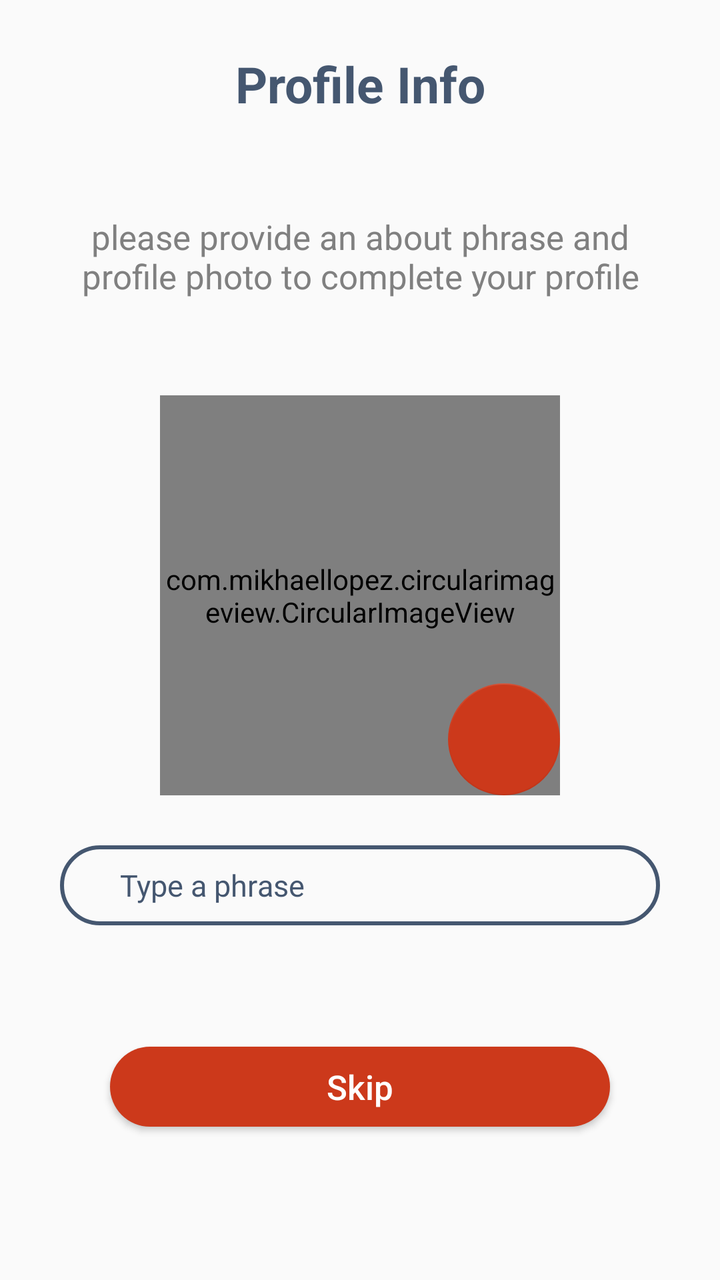
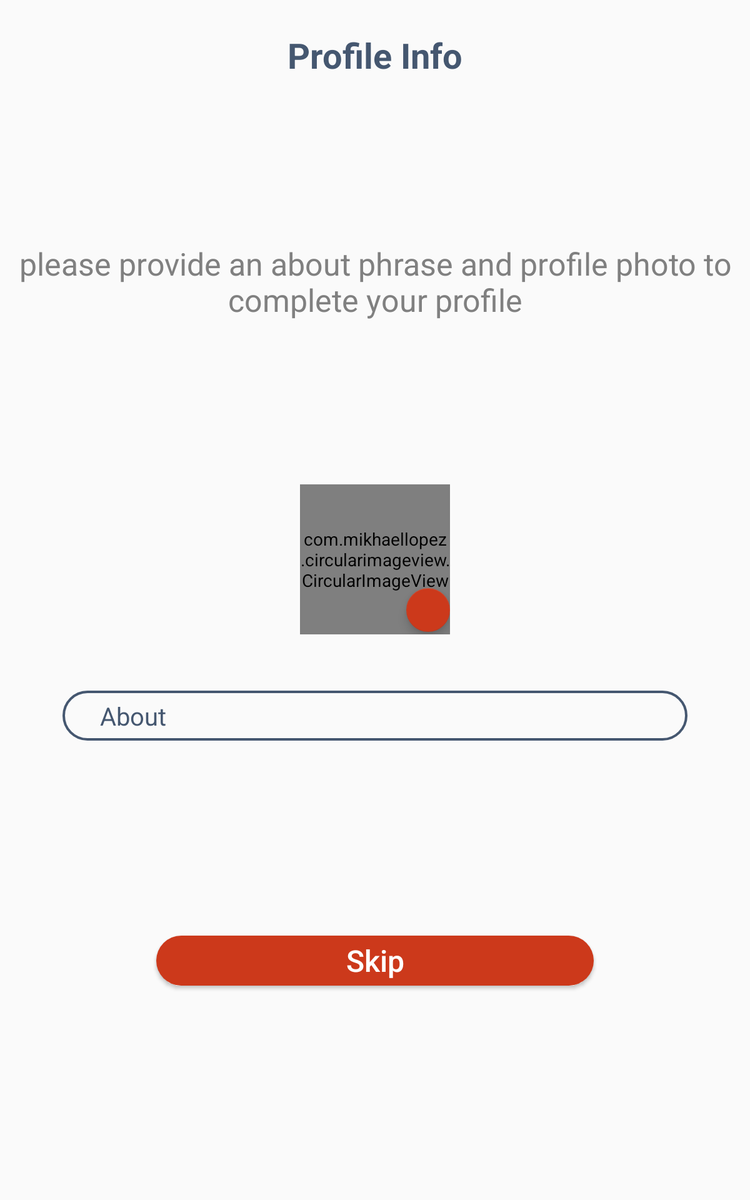

An Android layout and its configuration variant, each rendered on a device that would load it. The default file and the variant file are quoted in full after the pictures.
<!-- AndroidManifest.xml: application theme AppTheme -->
<!-- res/layout/fragment_user_info.xml -->
<?xml version="1.0" encoding="utf-8"?>
<ScrollView xmlns:android="http://schemas.android.com/apk/res/android"
    xmlns:app="http://schemas.android.com/apk/res-auto"
    xmlns:tools="http://schemas.android.com/tools"
    android:layout_width="match_parent"
    android:layout_height="match_parent"
    android:fillViewport="true"
>
<androidx.constraintlayout.widget.ConstraintLayout
    android:layout_width="match_parent"
    android:layout_height="match_parent">

    <TextView
        android:id="@+id/textView4"
        android:layout_width="wrap_content"
        android:layout_height="wrap_content"
        android:layout_gravity="center_horizontal"
        android:layout_marginTop="25dp"
        android:text="Profile Info"
        android:textColor="@color/colorPrimary"
        android:textSize="25sp"
        android:textStyle="bold"
        app:layout_constraintEnd_toEndOf="parent"
        app:layout_constraintStart_toStartOf="parent"
        app:layout_constraintTop_toTopOf="parent" />

    <TextView
        android:id="@+id/textView"
        android:layout_width="match_parent"
        android:layout_height="wrap_content"
        android:layout_marginTop="25dp"
        android:layout_marginBottom="5dp"
        android:paddingRight="20dp"
        android:paddingLeft="20dp"
        android:gravity="center_horizontal"
        android:text="please provide an about phrase and profile photo to complete your profile"
        android:textColor="@android:color/tab_indicator_text"
        android:textSize="17sp"
        app:layout_constraintBottom_toTopOf="@+id/linearLayout2"
        app:layout_constraintEnd_toEndOf="parent"
        app:layout_constraintStart_toStartOf="parent"
        app:layout_constraintTop_toBottomOf="@+id/textView4" />


    <LinearLayout
        android:id="@+id/linearLayout2"
        android:layout_width="match_parent"
        android:layout_height="wrap_content"
        android:orientation="vertical"
        app:layout_constraintBottom_toBottomOf="parent"
        app:layout_constraintEnd_toEndOf="parent"
        app:layout_constraintStart_toStartOf="parent"
        app:layout_constraintTop_toTopOf="parent">

        <RelativeLayout
            android:id="@+id/relativeLayout2"
            android:layout_width="wrap_content"
            android:layout_height="wrap_content"
            android:layout_marginTop="20dp"
            android:layout_gravity="center_horizontal">
            <com.mikhaellopez.circularimageview.CircularImageView
                android:id="@+id/profile_image"
                android:scaleType="centerCrop"
                android:layout_width="200dp"
                android:layout_height="200dp"
                app:srcCompat="@drawable/ic_user_placeholder"/>
            <com.google.android.material.floatingactionbutton.FloatingActionButton
                android:id="@+id/profileImg_fab"
                android:layout_width="wrap_content"
                android:layout_height="wrap_content"
                app:elevation="0dp"
                android:scaleType="centerInside"
                android:tint="@android:color/white"
                android:background="@android:color/transparent"
                app:srcCompat="@drawable/ic_baseline_photo_camera_24"
                android:layout_alignBottom="@+id/profile_image"
                android:layout_alignRight="@id/profile_image"
                />
        </RelativeLayout>

        <EditText
            android:id="@+id/about"
            android:layout_width="300dp"
            android:layout_height="40dp"
            android:layout_gravity="center_horizontal"
            android:layout_marginTop="25dp"
            android:background="@drawable/btn1"
            android:hint="Type a phrase"
            android:inputType="textEmailAddress"
            android:paddingLeft="30dp"
            android:textColor="@color/colorPrimary"
            android:textColorHint="@color/colorPrimary"
            android:textSize="15sp"
            app:layout_constraintEnd_toEndOf="parent"
            app:layout_constraintStart_toStartOf="parent"
            app:layout_constraintTop_toBottomOf="@+id/relativeLayout2" />
    </LinearLayout>

    <Button
        android:id="@+id/next"
        android:layout_width="250dp"
        android:layout_height="40dp"
        android:layout_alignParentBottom="true"
        android:layout_centerInParent="true"
        android:layout_marginBottom="16dp"
        android:background="@drawable/btn"
        android:text="Skip"
        android:textAllCaps="false"
        android:textColor="@android:color/white"
        android:textSize="17sp"
        app:layout_constraintBottom_toBottomOf="parent"
        app:layout_constraintEnd_toEndOf="parent"
        app:layout_constraintStart_toStartOf="parent"
        app:layout_constraintTop_toBottomOf="@+id/linearLayout2" />
</androidx.constraintlayout.widget.ConstraintLayout>
</ScrollView>
<!-- resources referenced by this layout -->
<resources>
  <color name="colorPrimary">#455770</color>
  <!-- drawable btn (drawable) -->
  <?xml version="1.0" encoding="utf-8"?>
  <shape xmlns:android="http://schemas.android.com/apk/res/android">
    <solid android:color="@color/colorAccent"/>
      <corners android:radius="100dp"/>
  </shape>
  <!-- drawable btn1 (drawable) -->
  <?xml version="1.0" encoding="utf-8"?>
  <shape xmlns:android="http://schemas.android.com/apk/res/android">
    <corners android:radius="100dp"></corners>
      <stroke android:color="@color/colorPrimary" android:width="2dp"></stroke>
  </shape>
  <!-- from res/values-v26/ -->
  <style name="AppTheme" parent="Theme.AppCompat.Light.NoActionBar">
          
          <item name="colorPrimary">@color/colorPrimary</item>
          <item name="colorPrimaryDark">@color/colorPrimaryDark</item>
          <item name="colorAccent">@color/colorAccent</item>
          <item name="android:autofilledHighlight">@android:color/transparent</item>
      </style>
  <color name="colorAccent">#CC391B</color>
  <color name="colorPrimaryDark">#39414B</color>
</resources>
<!-- res/layout-sw600dp/fragment_user_info.xml (the author's variant of the layout above) -->
<!-- drawn on a 7-inch tablet held upright -->
<?xml version="1.0" encoding="utf-8"?>
<ScrollView xmlns:android="http://schemas.android.com/apk/res/android"
    xmlns:app="http://schemas.android.com/apk/res-auto"
    xmlns:tools="http://schemas.android.com/tools"
    android:layout_width="match_parent"
    android:layout_height="match_parent"
    android:fillViewport="true">
    <androidx.constraintlayout.widget.ConstraintLayout
        android:layout_width="match_parent"
        android:layout_height="match_parent">

        <TextView
            android:id="@+id/textView4"
            android:layout_width="wrap_content"
            android:layout_height="wrap_content"
            android:layout_gravity="center_horizontal"
            android:layout_marginTop="25dp"
            android:text="Profile Info"
            android:textColor="@color/colorPrimary"
            android:textSize="28sp"
            android:textStyle="bold"
            app:layout_constraintEnd_toEndOf="parent"
            app:layout_constraintStart_toStartOf="parent"
            app:layout_constraintTop_toTopOf="parent" />

        <TextView
            android:id="@+id/textView"
            android:layout_width="match_parent"
            android:layout_height="wrap_content"
            android:layout_marginTop="25dp"
            android:layout_marginBottom="5dp"
            android:gravity="center_horizontal"
            android:text="please provide an about phrase and profile photo to complete your profile"
            android:textColor="@android:color/tab_indicator_text"
            android:textSize="25sp"
            app:layout_constraintBottom_toTopOf="@+id/linearLayout2"
            app:layout_constraintEnd_toEndOf="parent"
            app:layout_constraintStart_toStartOf="parent"
            app:layout_constraintTop_toBottomOf="@+id/textView4" />


        <LinearLayout
            android:id="@+id/linearLayout2"
            android:layout_width="match_parent"
            android:layout_height="wrap_content"
            android:orientation="vertical"
            app:layout_constraintBottom_toBottomOf="parent"
            app:layout_constraintEnd_toEndOf="parent"
            app:layout_constraintStart_toStartOf="parent"
            app:layout_constraintTop_toTopOf="parent">

            <RelativeLayout
                android:id="@+id/relativeLayout2"
                android:layout_width="120dp"
                android:layout_height="120dp"
                android:layout_gravity="center_horizontal"
                android:layout_margin="20dp"
                app:layout_constraintEnd_toEndOf="parent"
                app:layout_constraintStart_toStartOf="parent"
                app:layout_constraintTop_toBottomOf="@+id/textView">

                <com.google.android.material.floatingactionbutton.FloatingActionButton
                    android:id="@+id/profileImg_fab"
                    android:layout_width="wrap_content"
                    android:layout_height="wrap_content"
                    android:layout_alignParentRight="true"
                    android:layout_alignParentBottom="true"
                    android:layout_marginBottom="2dp"
                    android:tint="@android:color/white"
                    app:fabCustomSize="35dp"
                    app:srcCompat="@drawable/ic_baseline_photo_camera_24" />

                <com.mikhaellopez.circularimageview.CircularImageView
                    android:id="@+id/profile_image"
                    android:layout_width="120dp"
                    android:layout_height="120dp"
                    android:scaleType="centerCrop"
                    app:civ_border="true"
                    app:civ_border_color="@color/colorPrimary"
                    app:civ_border_width="2dp"
                    app:srcCompat="@drawable/ic_user_placeholder" />

            </RelativeLayout>


            <EditText
                android:id="@+id/about"
                android:layout_width="500dp"
                android:layout_height="40dp"
                android:layout_gravity="center_horizontal"
                android:layout_marginTop="25dp"
                android:background="@drawable/btn1"
                android:hint="About"
                android:inputType="textEmailAddress"
                android:paddingLeft="30dp"
                android:textColor="@color/colorPrimary"
                android:textColorHint="@color/colorPrimary"
                android:textSize="20sp"
                app:layout_constraintEnd_toEndOf="parent"
                app:layout_constraintStart_toStartOf="parent"
                app:layout_constraintTop_toBottomOf="@+id/relativeLayout2" />
        </LinearLayout>

        <Button
            android:id="@+id/next"
            android:layout_width="350dp"
            android:layout_height="40dp"
            android:layout_alignParentBottom="true"
            android:layout_centerInParent="true"
            android:layout_marginBottom="16dp"
            android:background="@drawable/btn"
            android:text="Skip"
            android:textAllCaps="false"
            android:textColor="@android:color/white"
            android:textSize="24sp"
            app:layout_constraintBottom_toBottomOf="parent"
            app:layout_constraintEnd_toEndOf="parent"
            app:layout_constraintStart_toStartOf="parent"
            app:layout_constraintTop_toBottomOf="@+id/linearLayout2" />
    </androidx.constraintlayout.widget.ConstraintLayout>
</ScrollView>
